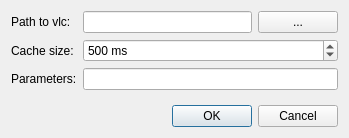
<?xml version="1.0" encoding="UTF-8"?>
<ui version="4.0">
 <class>VlcSettingsDialog</class>
 <widget class="QDialog" name="VlcSettingsDialog">
  <property name="geometry">
   <rect>
    <x>0</x>
    <y>0</y>
    <width>349</width>
    <height>138</height>
   </rect>
  </property>
  <property name="windowTitle">
   <string>Vlc settings</string>
  </property>
  <property name="windowIcon">
   <iconset resource="youtubeviewer.qrc">
    <normaloff>:/images/res/vlc.png</normaloff>:/images/res/vlc.png</iconset>
  </property>
  <layout class="QVBoxLayout" name="verticalLayout">
   <item>
    <layout class="QGridLayout" name="gridLayout">
     <item row="0" column="0">
      <widget class="QLabel" name="label">
       <property name="text">
        <string>Path to vlc:</string>
       </property>
      </widget>
     </item>
     <item row="0" column="1">
      <layout class="QHBoxLayout" name="horizontalLayout">
       <item>
        <widget class="QLineEdit" name="vlcPathLine"/>
       </item>
       <item>
        <widget class="QPushButton" name="pushButton">
         <property name="text">
          <string>...</string>
         </property>
        </widget>
       </item>
      </layout>
     </item>
     <item row="1" column="0">
      <widget class="QLabel" name="label_2">
       <property name="text">
        <string>Cache size:</string>
       </property>
      </widget>
     </item>
     <item row="1" column="1">
      <widget class="QSpinBox" name="cacheSpin">
       <property name="suffix">
        <string> ms</string>
       </property>
       <property name="prefix">
        <string/>
       </property>
       <property name="maximum">
        <number>60000</number>
       </property>
       <property name="value">
        <number>500</number>
       </property>
      </widget>
     </item>
     <item row="2" column="0">
      <widget class="QLabel" name="label_3">
       <property name="text">
        <string>Parameters:</string>
       </property>
      </widget>
     </item>
     <item row="2" column="1">
      <widget class="QLineEdit" name="paramsLine"/>
     </item>
    </layout>
   </item>
   <item>
    <spacer name="verticalSpacer">
     <property name="orientation">
      <enum>Qt::Vertical</enum>
     </property>
     <property name="sizeHint" stdset="0">
      <size>
       <width>20</width>
       <height>9</height>
      </size>
     </property>
    </spacer>
   </item>
   <item>
    <widget class="QDialogButtonBox" name="buttonBox">
     <property name="orientation">
      <enum>Qt::Horizontal</enum>
     </property>
     <property name="standardButtons">
      <set>QDialogButtonBox::Cancel|QDialogButtonBox::Ok</set>
     </property>
    </widget>
   </item>
  </layout>
 </widget>
 <resources>
  <include location="youtubeviewer.qrc"/>
 </resources>
 <connections>
  <connection>
   <sender>buttonBox</sender>
   <signal>accepted()</signal>
   <receiver>VlcSettingsDialog</receiver>
   <slot>accept()</slot>
   <hints>
    <hint type="sourcelabel">
     <x>248</x>
     <y>254</y>
    </hint>
    <hint type="destinationlabel">
     <x>157</x>
     <y>274</y>
    </hint>
   </hints>
  </connection>
  <connection>
   <sender>buttonBox</sender>
   <signal>rejected()</signal>
   <receiver>VlcSettingsDialog</receiver>
   <slot>reject()</slot>
   <hints>
    <hint type="sourcelabel">
     <x>316</x>
     <y>260</y>
    </hint>
    <hint type="destinationlabel">
     <x>286</x>
     <y>274</y>
    </hint>
   </hints>
  </connection>
 </connections>
</ui>
